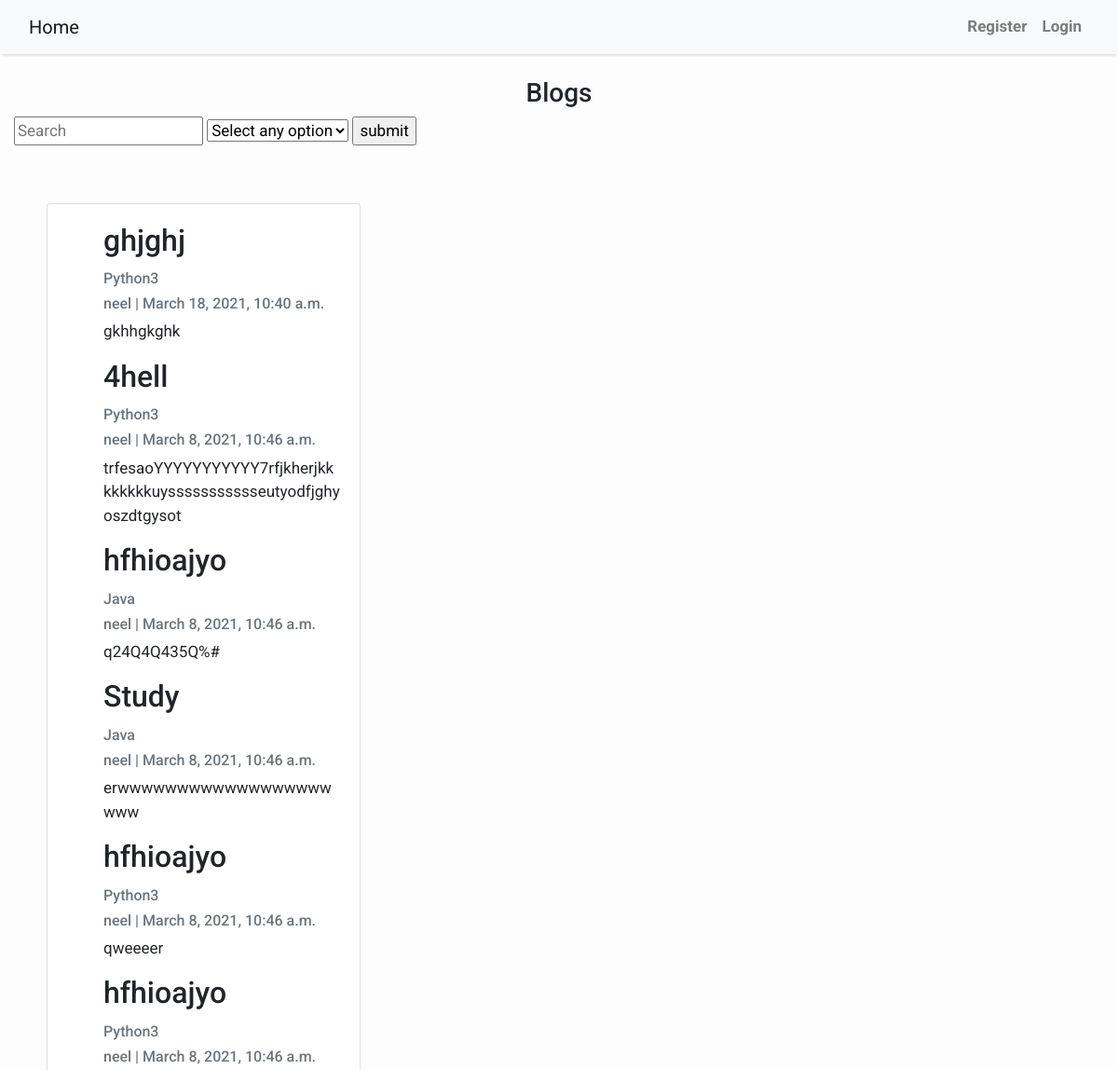
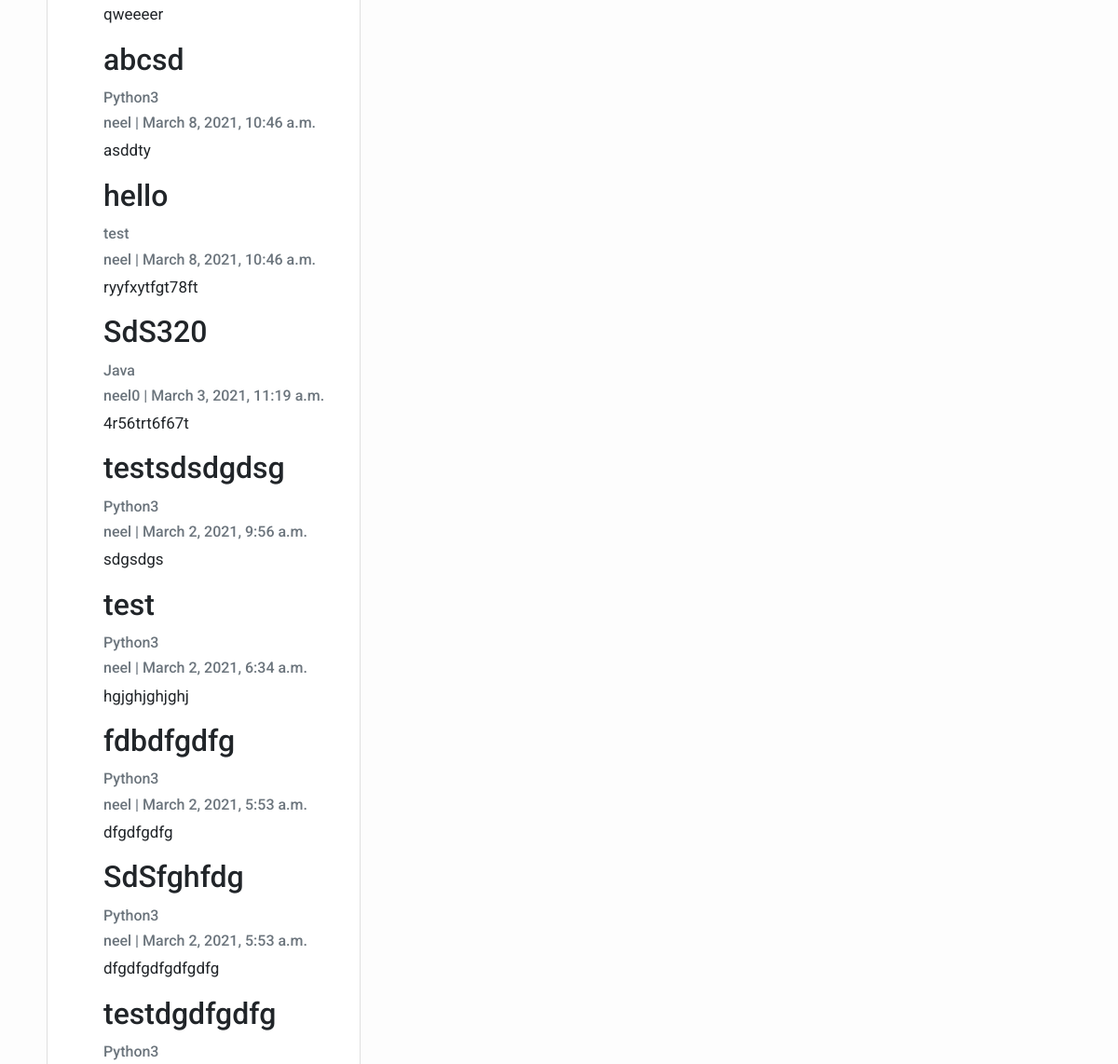
The page /ajax_category/ (upper part) on the database as committed earlier (2 pictures, top to bottom).
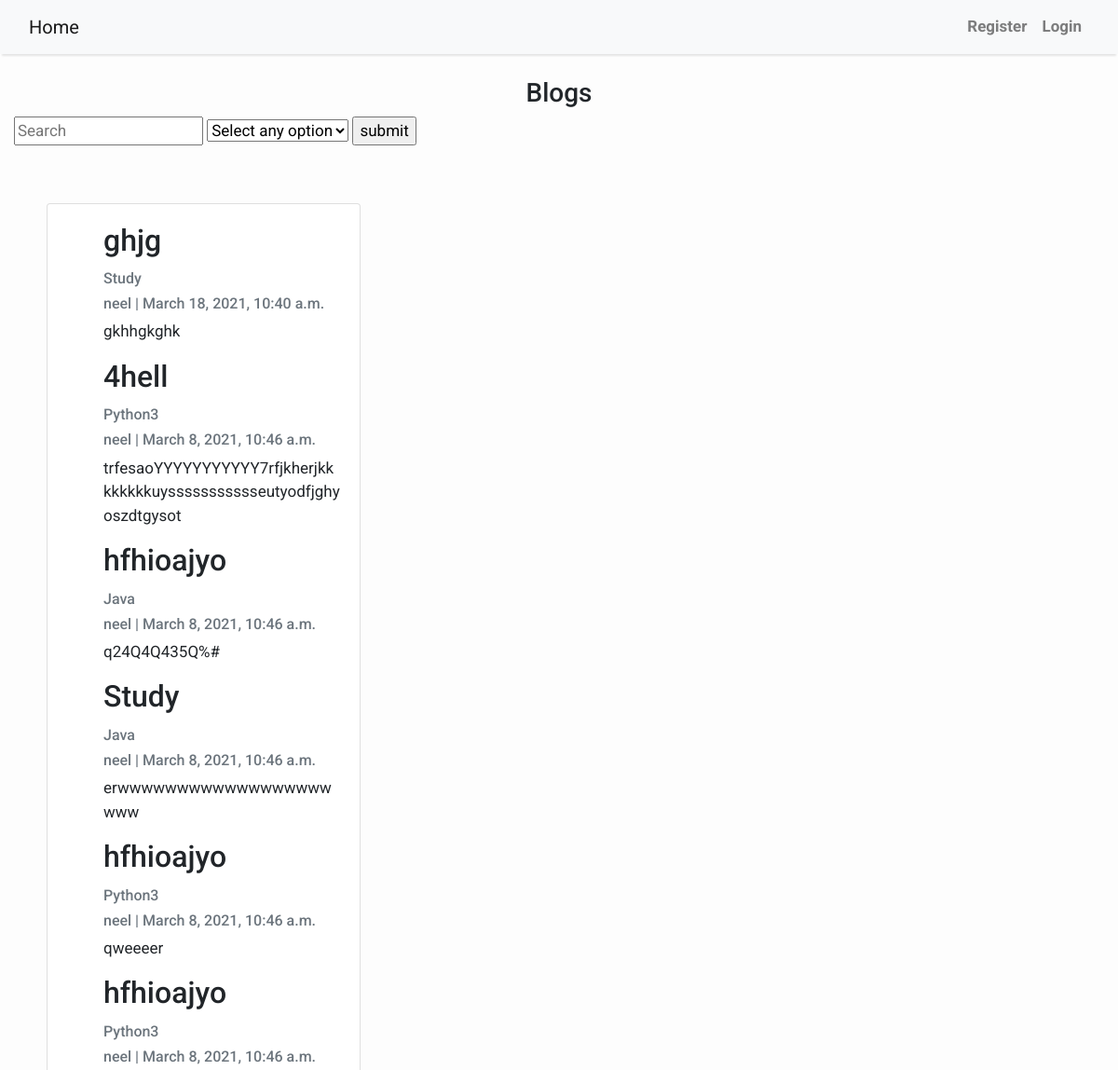
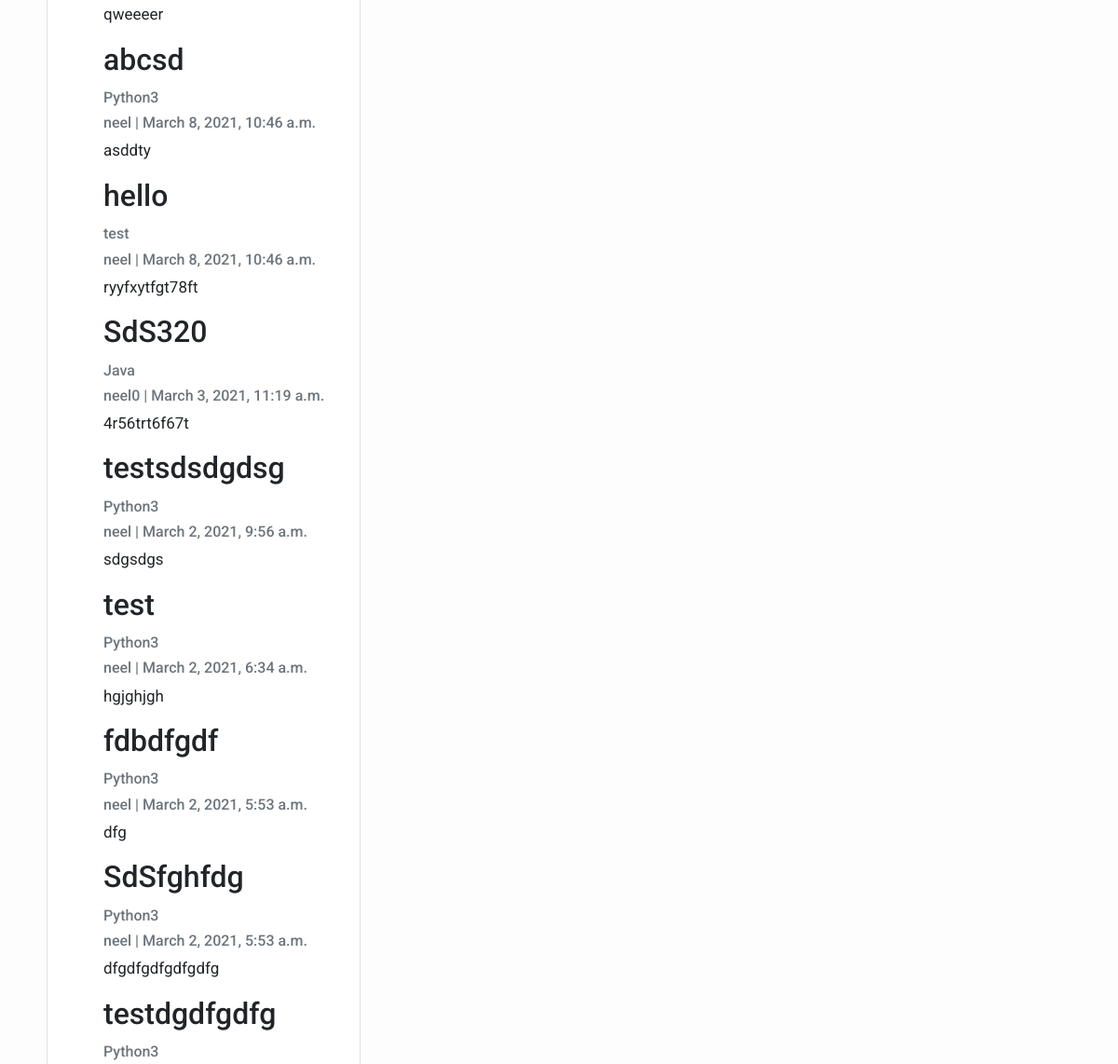
The same page on the database as committed later (2 pictures, top to bottom).
### blog/models.py (models this page shows, shortened)
class Post(models.Model):
    title = models.CharField('title for post', max_length=200)
    author = models.ForeignKey(
        User, on_delete=models.CASCADE, related_name='blog_posts')
    updated_on = models.DateTimeField(auto_now=True)
    content = models.TextField()
    category = models.ForeignKey(
        Category, verbose_name="Category", on_delete=models.CASCADE, blank=True, null=True)
    created_on = models.DateTimeField(
        editable=True, auto_now_add=False, default=django.utils.timezone.now)
    slug = models.CharField(max_length=200, unique=True)
    class Meta:
        ordering = ['-created_on']

class Category(models.Model):
    title = models.CharField(max_length=255, unique=True,
                             verbose_name="Title for category")
    class Meta:
        verbose_name = "Category"
        verbose_name_plural = "Categories"
    def __str__(self):
        return self.title

### blog/views.py (the view, shortened to what this page needs)
# urls.py: path(r'ajax_category/', views.ajax_category, name='ajax_category'),
def ajax_category(request):
    ctx = {}
    category = Category.objects.all()
    ctx['category'] = category
    url_parameter = request.GET.get("q")
    url_parameter1 = request.GET.get("category")
    if url_parameter and url_parameter1:
        ajax_category = Post.objects.filter(
            Q(category__title__icontains=url_parameter1))
        ajax_search = Post.objects.filter(
            Q(title__icontains=url_parameter) | Q(content__icontains=url_parameter))
        ajax_blogs = ajax_search & ajax_category
    elif url_parameter:
        ajax_blogs = Post.objects.filter(
            Q(title__icontains=url_parameter) | Q(content__icontains=url_parameter))
    elif url_parameter1:
        ajax_blogs = Post.objects.filter(
            Q(category__title__icontains=url_parameter1))
    else:
        ajax_blogs = Post.objects.all()
    ctx['ajax_blogs'] = ajax_blogs
    return render(request, "blog/ajax_search1.html", context=ctx)

### blog/templates/blog/ajax_search1.html (shortened to what this page needs)
{% extends 'blog/base.html' %}
{% load static %}
{% block content %}<br>
<center><h3>Blogs</h3></center>
<div class="col-6 align-left">
  <form method="get" enctype="multipart/form-data">
    <input type="text" id="user-input" placeholder="Search">
    <select name="category" id="category">
      <option value="" selected >Select any option </option>
  </select>
    <input type="button" id='submit' value="submit" name="Submit">
    </form>
</div><br>
      <div class="card-body">
  <div id="replaceable-content" class="col-6">
    <div class="container">
      <div class="row">
          <div class="col-md-8 mt-3 left">
            <div class="card mb-4">
              <div class="card-body">
    {% include 'blog/ajax-blogs-data1.html' %}
  </div>
</div>
</div>
</div>
</div>
  </div><br>
</div></div>
{% endblock content %}

### blog/templates/blog/ajax-blogs-data1.html
{% if ajax_blogs %}
  <ul>
  {% for post in ajax_blogs %}
        <h2 class="card-title">{{ post.title }}</h2>
        <p class="card-text text-muted h6">{{ post.category }}</p>
        <p class="card-text text-muted h6">{{ post.author }} | {{ post.created_on}} </p>
        <p class="card-text">{{post.content|slice:":200" }}</p>
  {% endfor %}
  </ul>
{% else %}
  <p>No artists found.</p>
{% endif %}

Rows that differ between the two databases and show on the page:
changed Post "gkhhgkghk": title "ghjghj" → "ghjg"; category "Python3" → "Study"
changed Post: content "hgjghjghjghj" → "hgjghjgh"
changed Post: title "fdbdfgdfg" → "fdbdfgdf"; content "dfgdfgdfg" → "dfg"
